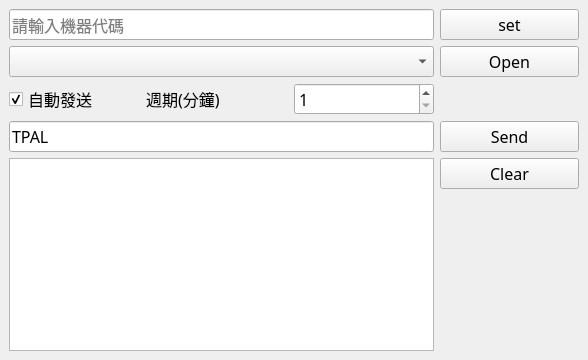
<?xml version="1.0" encoding="UTF-8"?>
<ui version="4.0">
 <class>MainWindow</class>
 <widget class="QMainWindow" name="MainWindow">
  <property name="geometry">
   <rect>
    <x>0</x>
    <y>0</y>
    <width>588</width>
    <height>360</height>
   </rect>
  </property>
  <property name="windowTitle">
   <string>環境溫度監控</string>
  </property>
  <widget class="QWidget" name="centralwidget">
   <layout class="QGridLayout" name="gridLayout_2" columnstretch="2,1,1">
    <item row="1" column="0" colspan="2">
     <widget class="QComboBox" name="cbBox_port">
      <property name="font">
       <font>
        <family>Microsoft YaHei</family>
        <pointsize>12</pointsize>
       </font>
      </property>
     </widget>
    </item>
    <item row="3" column="0">
     <widget class="QCheckBox" name="chBox_auto_enable">
      <property name="font">
       <font>
        <family>Microsoft YaHei</family>
        <pointsize>12</pointsize>
       </font>
      </property>
      <property name="text">
       <string>自動發送             週期(分鐘)</string>
      </property>
      <property name="checked">
       <bool>true</bool>
      </property>
     </widget>
    </item>
    <item row="6" column="2">
     <spacer name="verticalSpacer">
      <property name="orientation">
       <enum>Qt::Vertical</enum>
      </property>
      <property name="sizeHint" stdset="0">
       <size>
        <width>20</width>
        <height>40</height>
       </size>
      </property>
     </spacer>
    </item>
    <item row="5" column="0" rowspan="2" colspan="2">
     <widget class="QTextBrowser" name="textBrowser">
      <property name="font">
       <font>
        <family>Microsoft YaHei</family>
        <pointsize>12</pointsize>
       </font>
      </property>
     </widget>
    </item>
    <item row="5" column="2">
     <widget class="QPushButton" name="pbtn_clear">
      <property name="font">
       <font>
        <family>Microsoft YaHei</family>
        <pointsize>12</pointsize>
       </font>
      </property>
      <property name="text">
       <string>Clear</string>
      </property>
     </widget>
    </item>
    <item row="3" column="1">
     <widget class="QSpinBox" name="spinBox_auto_interval">
      <property name="font">
       <font>
        <family>Microsoft YaHei</family>
        <pointsize>12</pointsize>
       </font>
      </property>
      <property name="minimum">
       <number>1</number>
      </property>
      <property name="maximum">
       <number>60</number>
      </property>
      <property name="singleStep">
       <number>1</number>
      </property>
     </widget>
    </item>
    <item row="4" column="2">
     <widget class="QPushButton" name="pbtn_send">
      <property name="font">
       <font>
        <family>Microsoft YaHei</family>
        <pointsize>12</pointsize>
       </font>
      </property>
      <property name="text">
       <string>Send</string>
      </property>
     </widget>
    </item>
    <item row="1" column="2">
     <widget class="QPushButton" name="pbtn_open">
      <property name="font">
       <font>
        <family>Microsoft YaHei</family>
        <pointsize>12</pointsize>
       </font>
      </property>
      <property name="text">
       <string>Open</string>
      </property>
     </widget>
    </item>
    <item row="4" column="0" colspan="2">
     <widget class="QLineEdit" name="lineEdit_cmd">
      <property name="font">
       <font>
        <family>Microsoft YaHei</family>
        <pointsize>12</pointsize>
       </font>
      </property>
      <property name="text">
       <string>TPAL</string>
      </property>
     </widget>
    </item>
    <item row="0" column="0" colspan="2">
     <widget class="QLineEdit" name="lineEdit_machine_code">
      <property name="font">
       <font>
        <family>Microsoft YaHei</family>
        <pointsize>12</pointsize>
       </font>
      </property>
      <property name="text">
       <string/>
      </property>
      <property name="placeholderText">
       <string>請輸入機器代碼</string>
      </property>
     </widget>
    </item>
    <item row="0" column="2">
     <widget class="QPushButton" name="pbtn_set">
      <property name="font">
       <font>
        <family>Microsoft YaHei</family>
        <pointsize>12</pointsize>
        <weight>50</weight>
        <bold>false</bold>
       </font>
      </property>
      <property name="text">
       <string>set</string>
      </property>
     </widget>
    </item>
   </layout>
  </widget>
 </widget>
 <resources/>
 <connections/>
</ui>
